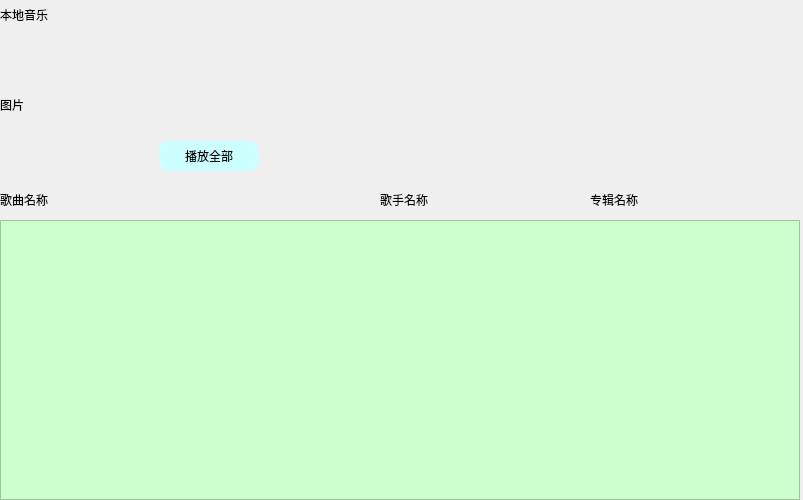
<?xml version="1.0" encoding="UTF-8"?>
<ui version="4.0">
 <class>CommonPage</class>
 <widget class="QWidget" name="CommonPage">
  <property name="geometry">
   <rect>
    <x>0</x>
    <y>0</y>
    <width>803</width>
    <height>500</height>
   </rect>
  </property>
  <property name="windowTitle">
   <string>Form</string>
  </property>
  <layout class="QVBoxLayout" name="verticalLayout">
   <property name="spacing">
    <number>0</number>
   </property>
   <property name="leftMargin">
    <number>0</number>
   </property>
   <property name="topMargin">
    <number>0</number>
   </property>
   <property name="rightMargin">
    <number>3</number>
   </property>
   <property name="bottomMargin">
    <number>0</number>
   </property>
   <item>
    <widget class="QLabel" name="pageTitle">
     <property name="minimumSize">
      <size>
       <width>0</width>
       <height>30</height>
      </size>
     </property>
     <property name="maximumSize">
      <size>
       <width>16777215</width>
       <height>30</height>
      </size>
     </property>
     <property name="text">
      <string>本地音乐</string>
     </property>
    </widget>
   </item>
   <item>
    <widget class="QWidget" name="musicPlayBox" native="true">
     <property name="minimumSize">
      <size>
       <width>0</width>
       <height>150</height>
      </size>
     </property>
     <property name="maximumSize">
      <size>
       <width>16777215</width>
       <height>150</height>
      </size>
     </property>
     <property name="styleSheet">
      <string notr="true"/>
     </property>
     <layout class="QHBoxLayout" name="horizontalLayout">
      <property name="spacing">
       <number>0</number>
      </property>
      <property name="leftMargin">
       <number>0</number>
      </property>
      <property name="topMargin">
       <number>0</number>
      </property>
      <property name="rightMargin">
       <number>0</number>
      </property>
      <property name="bottomMargin">
       <number>0</number>
      </property>
      <item>
       <widget class="QLabel" name="musicImageLabel">
        <property name="minimumSize">
         <size>
          <width>150</width>
          <height>0</height>
         </size>
        </property>
        <property name="maximumSize">
         <size>
          <width>150</width>
          <height>16777215</height>
         </size>
        </property>
        <property name="styleSheet">
         <string notr="true"/>
        </property>
        <property name="text">
         <string>图片</string>
        </property>
       </widget>
      </item>
      <item>
       <widget class="QWidget" name="playAll" native="true">
        <property name="minimumSize">
         <size>
          <width>120</width>
          <height>0</height>
         </size>
        </property>
        <property name="maximumSize">
         <size>
          <width>120</width>
          <height>16777215</height>
         </size>
        </property>
        <property name="styleSheet">
         <string notr="true"/>
        </property>
        <layout class="QVBoxLayout" name="verticalLayout_2">
         <property name="spacing">
          <number>6</number>
         </property>
         <property name="leftMargin">
          <number>9</number>
         </property>
         <property name="topMargin">
          <number>9</number>
         </property>
         <property name="rightMargin">
          <number>9</number>
         </property>
         <property name="bottomMargin">
          <number>9</number>
         </property>
         <item>
          <spacer name="verticalSpacer">
           <property name="orientation">
            <enum>Qt::Vertical</enum>
           </property>
           <property name="sizeHint" stdset="0">
            <size>
             <width>20</width>
             <height>93</height>
            </size>
           </property>
          </spacer>
         </item>
         <item>
          <widget class="QPushButton" name="playAllButton">
           <property name="minimumSize">
            <size>
             <width>100</width>
             <height>30</height>
            </size>
           </property>
           <property name="maximumSize">
            <size>
             <width>100</width>
             <height>30</height>
            </size>
           </property>
           <property name="styleSheet">
            <string notr="true">#playAllButton
{
	background-color: #ccffff;
	border-radius: 10px;
}
#playAllButton:hover
{
	background-color:#CCFFCC;
}</string>
           </property>
           <property name="text">
            <string>播放全部</string>
           </property>
          </widget>
         </item>
        </layout>
       </widget>
      </item>
      <item>
       <spacer name="horizontalSpacer">
        <property name="orientation">
         <enum>Qt::Horizontal</enum>
        </property>
        <property name="sizeHint" stdset="0">
         <size>
          <width>524</width>
          <height>20</height>
         </size>
        </property>
       </spacer>
      </item>
     </layout>
    </widget>
   </item>
   <item>
    <widget class="QWidget" name="listLabelBox" native="true">
     <property name="minimumSize">
      <size>
       <width>0</width>
       <height>40</height>
      </size>
     </property>
     <property name="maximumSize">
      <size>
       <width>16777215</width>
       <height>40</height>
      </size>
     </property>
     <property name="styleSheet">
      <string notr="true"/>
     </property>
     <layout class="QHBoxLayout" name="horizontalLayout_2">
      <property name="spacing">
       <number>0</number>
      </property>
      <property name="leftMargin">
       <number>0</number>
      </property>
      <property name="topMargin">
       <number>0</number>
      </property>
      <property name="rightMargin">
       <number>0</number>
      </property>
      <property name="bottomMargin">
       <number>0</number>
      </property>
      <item>
       <widget class="QLabel" name="musicNameLabel">
        <property name="minimumSize">
         <size>
          <width>380</width>
          <height>0</height>
         </size>
        </property>
        <property name="maximumSize">
         <size>
          <width>380</width>
          <height>16777215</height>
         </size>
        </property>
        <property name="text">
         <string>歌曲名称</string>
        </property>
       </widget>
      </item>
      <item>
       <widget class="QLabel" name="musicSingerLabel">
        <property name="minimumSize">
         <size>
          <width>210</width>
          <height>0</height>
         </size>
        </property>
        <property name="maximumSize">
         <size>
          <width>210</width>
          <height>16777215</height>
         </size>
        </property>
        <property name="text">
         <string>歌手名称</string>
        </property>
       </widget>
      </item>
      <item>
       <widget class="QLabel" name="musicAlbumLabel">
        <property name="minimumSize">
         <size>
          <width>210</width>
          <height>0</height>
         </size>
        </property>
        <property name="maximumSize">
         <size>
          <width>210</width>
          <height>16777215</height>
         </size>
        </property>
        <property name="text">
         <string>专辑名称</string>
        </property>
       </widget>
      </item>
     </layout>
    </widget>
   </item>
   <item>
    <widget class="QListWidget" name="pageMusicList">
     <property name="styleSheet">
      <string notr="true">#pageMusicList
{
	background-color:#ccffcc;
}
QScrollBar:vertical
{
	border: none;
	width: 10px;
	background-color: #ccffcc;
	margin: 0px 0px 0px 0px;
}
QScrollBar::handle:vertical
{
    width:10px;
    background-color:#E3E3E3;
    border-radius:5px;
    min-height: 20px;
}</string>
     </property>
    </widget>
   </item>
  </layout>
 </widget>
 <resources/>
 <connections/>
</ui>
